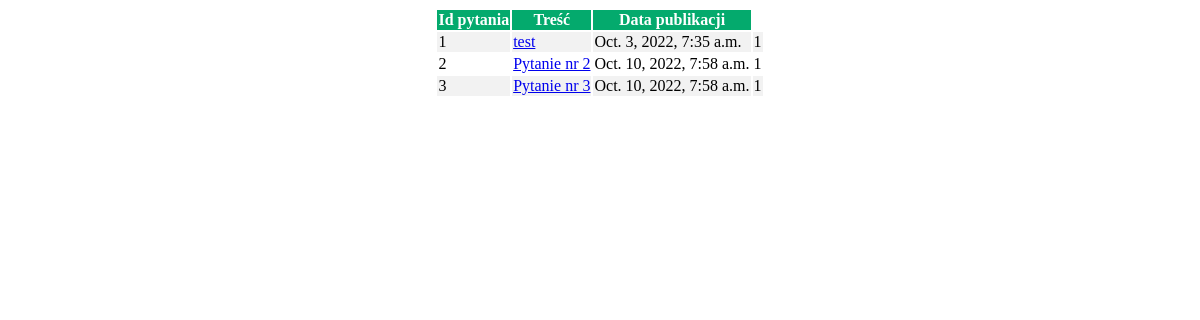
/polls/, run on an earlier commit of the app's database.
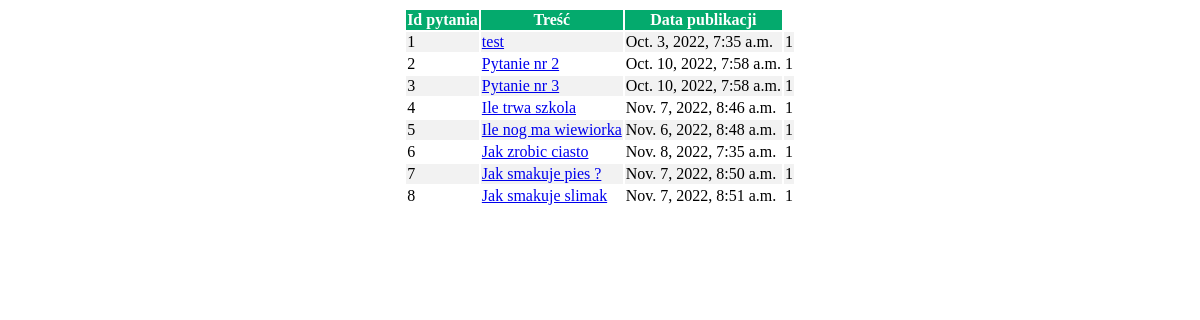
And on a later commit of the database.
### polls/models.py (models this page shows)
class Question(models.Model):
    question_text = models.CharField(max_length=200)
    pub_date = models.DateTimeField('date published')
    type = models.IntegerField(choices=QUESTION_TYPES, default=1)

### polls/views.py (the view)
# urls.py: path('', views.question_list, name='question_list'),
def question_list(request):
   questions = Question.objects.all()
   return render(request, 'polls/question_list.html', {'questions': questions})

### templates/polls/question_list.html
{% load static %}
<!DOCTYPE html>
<html>
<head>
    <link rel="stylesheet" href="{% static 'polls/style.css' %}">
</head>
<body>
<div>
    <table>
        <tr>
            <th>Id pytania</th>
            <th>Treść</th>
            <th>Data publikacji</th>
        </tr>
        {% for question in questions %}
            <tr>
                <td>{{ question.id }}</td>
                <td><a href="{% url 'polls:question_detail' question.id %}">
                {{ question.question_text }}</a>
                </td>
                <td>{{question.pub_date}}</td>
                <td>{{question.type}}</td>
            </tr>
        {% endfor %}
    </table>
</div>
</body>
</html>

### polls/static/polls/style.css (style rules this page uses)
tr:nth-child(even) { background-color: #f2f2f2; }
th { background-color: #04AA6D; color: white; }
table { margin-left: auto; margin-right: auto; }

What changed in the data, as far as the page shows it:
added Question: id "4", question_text "Ile trwa szkola", pub_date "Nov. 7, 2022, 8:46 a.m.", type "1"
added Question: id "5", question_text "Ile nog ma wiewiorka", pub_date "Nov. 6, 2022, 8:48 a.m.", type "1"
added Question: id "6", question_text "Jak zrobic ciasto", pub_date "Nov. 8, 2022, 7:35 a.m.", type "1"
added Question: id "7", question_text "Jak smakuje pies ?", pub_date "Nov. 7, 2022, 8:50 a.m.", type "1"
added Question: id "8", question_text "Jak smakuje slimak", pub_date "Nov. 7, 2022, 8:51 a.m.", type "1"
